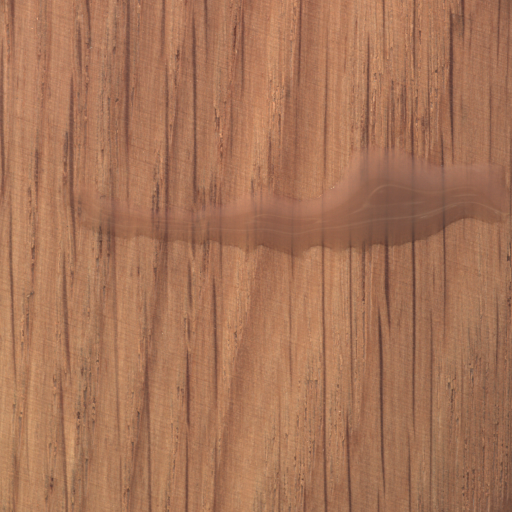
#> input picture Wood/001.png, 1024 x 1024 px, found by its file name (shown at 1/2 size); its folder holds only this picture in this run
$ jupyter execute tad-stuff.ipynb
#> lines starting #> are read from the running program, lines starting #| are printed output that depends on the picture; after the words box and inside, x2 and y2 are one past the last pixel; in counts of white or black regions, pixels touching at a corner belong together
## Tad

[cell 1]
import numpy as np
import matplotlib.pyplot as plt
import os
from skimage.io import imread
from skimage.color import rgb2gray
from skimage.transform import resize
from skimage.morphology import opening, closing, remove_small_objects
from skimage.filters import threshold_otsu
from scipy import ndimage as ndi

def segment_wood(image_path, target_size=(512, 512)):
#> called with image_path = 'wood/001.png', target_size = (512, 512)
    image = imread(image_path)
#> image is the input picture: shape (1024, 1024, 3); mean R, G, B 166.8, 116.4, 87.6

    if image.ndim == 3:
        image_gray = rgb2gray(image)
    else:
        image_gray = image.astype(float) / 255.0

    # Resize
    image_small = resize(image,
                         (target_size[0], target_size[1], image.shape[2])
                         if image.ndim == 3 else target_size,
                         anti_aliasing=True)
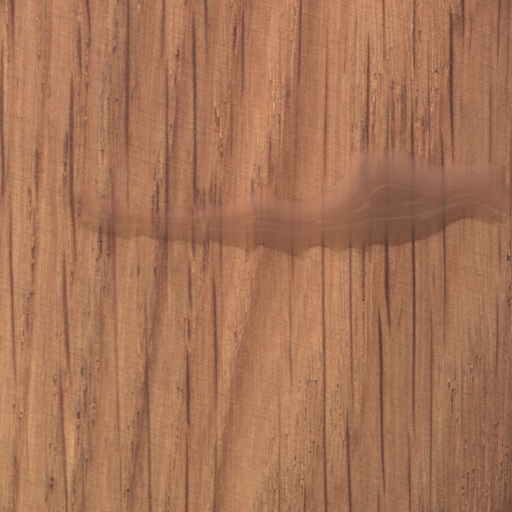
#> image_small: shape (512, 512, 3) float64; mean R, G, B 0.654, 0.457, 0.344
    image_gray = resize(image_gray, target_size, anti_aliasing=True)
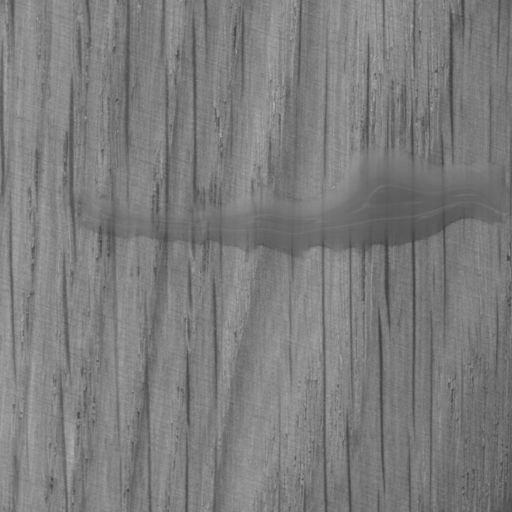
#> image_gray: shape (512, 512) float64; min 0.241, max 0.684, mean 0.49

    # --- Step 1: Vertical grain suppression ---
    vertical_kernel = np.ones((21, 1))
    grain_estimate = opening(image_gray, vertical_kernel)
    grain_estimate = closing(grain_estimate, vertical_kernel)
    residual = np.abs(image_gray - grain_estimate)
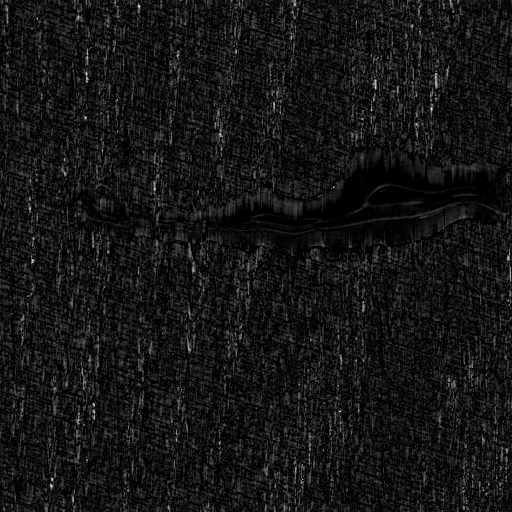
#> residual: shape (512, 512) float64; min 0, max 0.22, mean 0.0186; drawn with min black and max white

    # --- Step 2: Otsu on residual ---
    thresh = threshold_otsu(residual)
#> thresh = 0.0236
    binary = residual > thresh
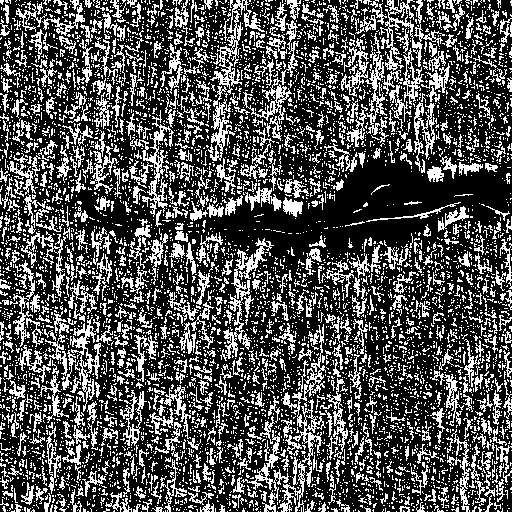
#> binary: shape (512, 512) bool; 31.8% white in thin lines or dots

    # --- Step 3: Clean up with morphology ---
    # Fill small holes
    binary = ndi.binary_fill_holes(binary)
#> binary: shape (512, 512) bool; 33% white in thin lines or dots
    # Remove small spurious objects
    binary = remove_small_objects(binary, min_size=200)
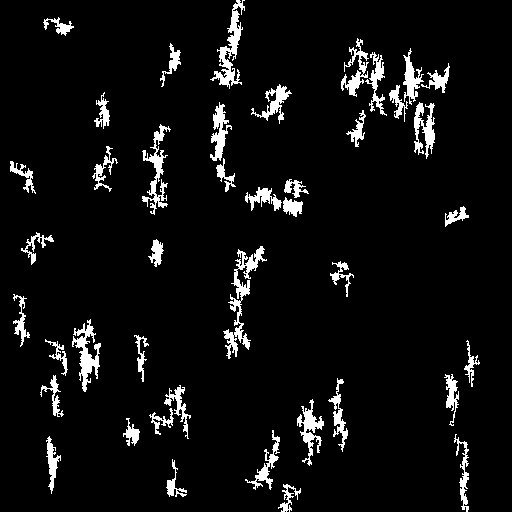
#> binary: shape (512, 512) bool; 6% white; 42 white regions, largest, box (x1, y1, x2, y2) and area: (223, 246, 267, 359) 1141, (210, 0, 245, 89) 937, (72, 319, 101, 392) 805

    return image_small, image_gray, residual, binary

def process_folder(input_folder, output_folder):
    os.makedirs(output_folder, exist_ok=True)

    valid_extensions = ('.png', '.jpg', '.jpeg', '.bmp', '.tif', '.tiff')
    image_files = [
        f for f in os.listdir(input_folder)
        if f.lower().endswith(valid_extensions)
    ]

    print(f"Found {len(image_files)} images")

    for i, filename in enumerate(image_files):
        print(f"Processing {filename} ({i+1}/{len(image_files)})...", end=' ')

        image_path = os.path.join(input_folder, filename)

        try:
            image, image_gray, residual, binary = segment_wood(image_path)

            fig, axes = plt.subplots(1, 4, figsize=(20, 5))

            axes[0].imshow(image_gray, cmap='gray')
            axes[0].set_title('Grayscale')
            axes[0].axis('off')

            axes[1].imshow(residual, cmap='gray')
            axes[1].set_title('After Grain Suppression')
            axes[1].axis('off')

            axes[2].imshow(binary, cmap='gray')
            axes[2].set_title('Otsu Threshold')
            axes[2].axis('off')

            axes[3].imshow(image_gray, cmap='gray')
            axes[3].contour(binary, [0.5], colors='r', linewidths=1.5)
            axes[3].set_title('Defects Overlaid')
            axes[3].axis('off')

            plt.suptitle(filename, fontsize=12)
            plt.tight_layout()

            output_name = os.path.splitext(filename)[0] + '_segmented.png'
            output_path = os.path.join(output_folder, output_name)
            plt.savefig(output_path, dpi=150, bbox_inches='tight')
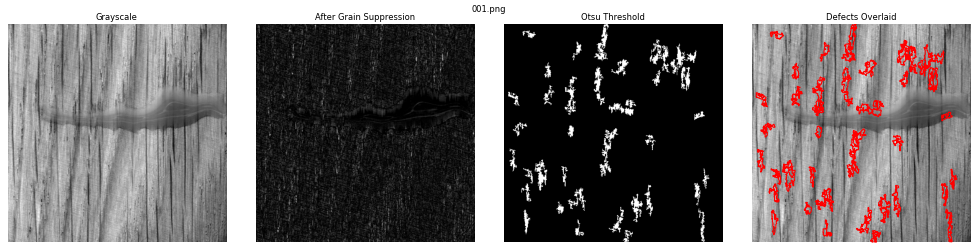
#> figure drawn by matplotlib, 4 panels
            plt.close()

            print(f"done -> {output_name}")

        except Exception as e:
            print(f"ERROR: {e}")
            plt.close()

input_folder  = 'wood'
output_folder = 'Tad_Output'
process_folder(input_folder, output_folder)

## Nelson

[cell 2]
import glob
from skimage.io import imread
from skimage.color import rgb2gray, rgba2rgb
from skimage.morphology import *
import numpy as np
import matplotlib.pyplot as plt
from PIL import Image, ImageEnhance, ImageFilter
from skimage.filters import threshold_otsu, threshold_local, threshold_sauvola, sobel
import cv2
from skimage.feature import canny
from skimage.segmentation import felzenszwalb, slic, quickshift, watershed

[cell 3]
SE = footprint_rectangle((10, 50))

path = "wood/*.png"
images = [cv2.imread(file, cv2.IMREAD_GRAYSCALE) for file in glob.glob(path)]
#> images = 1 item
clahe = cv2.createCLAHE(clipLimit=2.0, tileGridSize=(8, 8))


for i, img in enumerate(images):
    equalized = clahe.apply(img)

    threshold_result = equalized > threshold_otsu(equalized)

    grain_removal = closing(threshold_result, SE)
    grain_removal = opening(grain_removal, SE)

    plt.figure()
    plt.imshow(img, cmap="gray")
    plt.contour(grain_removal, [0.5], colors='r', linewidths=1.5)
    plt.axis("off")
    plt.savefig(f"Nelson's_Output/output_{i:03d}.png", dpi=150, bbox_inches="tight")
    plt.close()  # important — frees memory between iterations
#> this loop made 1 pass
#> pass 1, `equalized = clahe.apply(img)`:
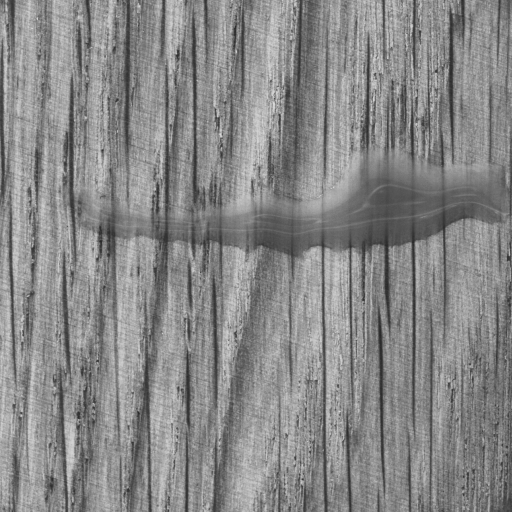
#> equalized: shape (1024, 1024) (shown at 1/2 size); min 36, max 229, mean 135.5
#> pass 1, `threshold_result = equalized > threshold_otsu(equalized)`:
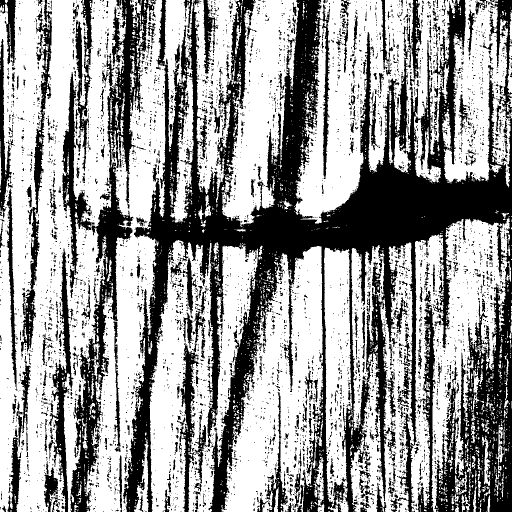
#> threshold_result: shape (1024, 1024) bool (shown at 1/2 size); 61.1% white; 5339 black regions (4786 under 20 px), largest, box (x1, y1, x2, y2) and area: (246, 0, 1024, 1024) 258761, (140, 0, 313, 1024) 34631, (42, 0, 104, 705) 8464
#> pass 1, `grain_removal = opening(grain_removal, SE)`:
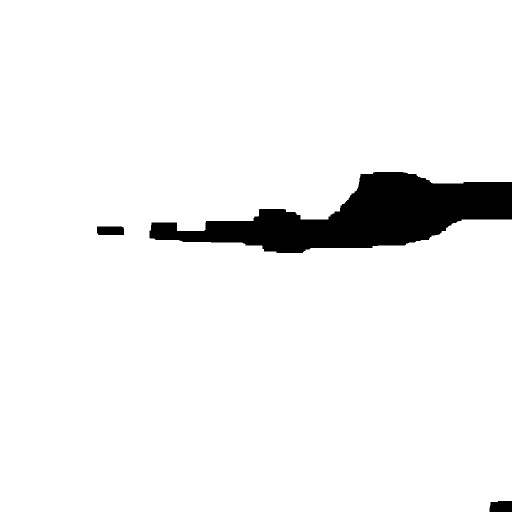
#> grain_removal: shape (1024, 1024) bool (shown at 1/2 size); 94.4% white; 3 black regions, box (x1, y1, x2, y2) and area: (299, 344, 1024, 506) 56885, (979, 1002, 1024, 1024) 938, (194, 453, 248, 470) 904
#> pass 1, `plt.savefig(f"Nelson's_Output/output_{i:03d}.png", dpi=150, bbox_inche..`:
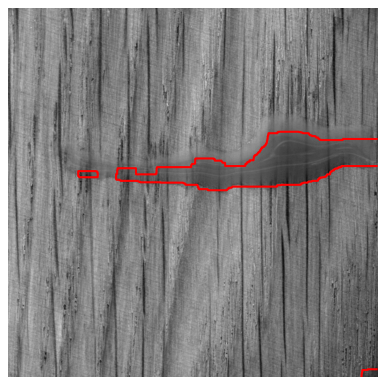
#> figure drawn by matplotlib, 1 panel

$ run again, on Wood/005.png
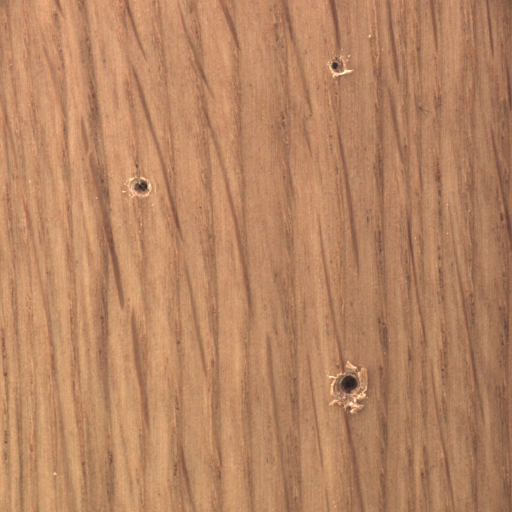
#> input picture Wood/005.png, 1024 x 1024 px, found by its file name (shown at 1/2 size)
#> in segment_wood, image is the input picture: shape (1024, 1024, 3); mean R, G, B 183.5, 133.2, 98.8
#> thresh = 0.0328
#> in segment_wood, `binary = residual > thresh`:
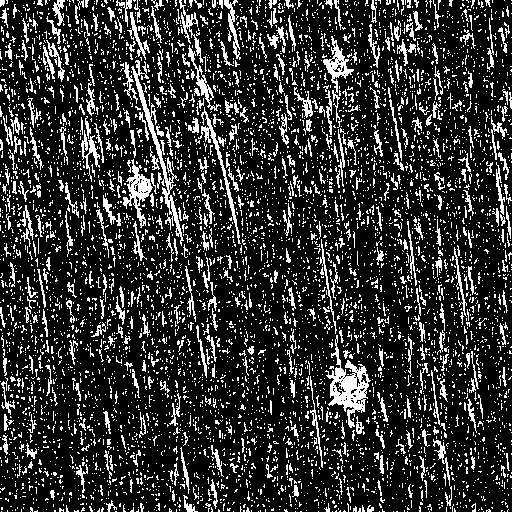
#> binary: shape (512, 512) bool; 19.5% white in thin lines or dots
#> images = 1 item
#> the loop `for i, img in enumerate(images):` made 1 pass
#> pass 1, `plt.savefig(f"Nelson's_Output/output_{i:03d}.png", dpi=150, bbox_inche..`:
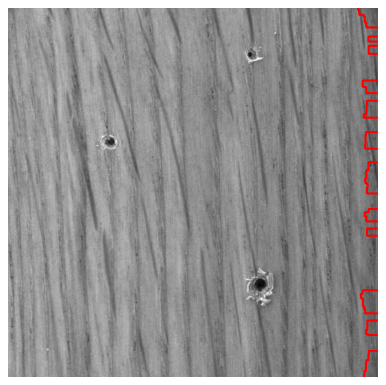
#> figure drawn by matplotlib, 1 panel

$ run again, on Wood/007.png
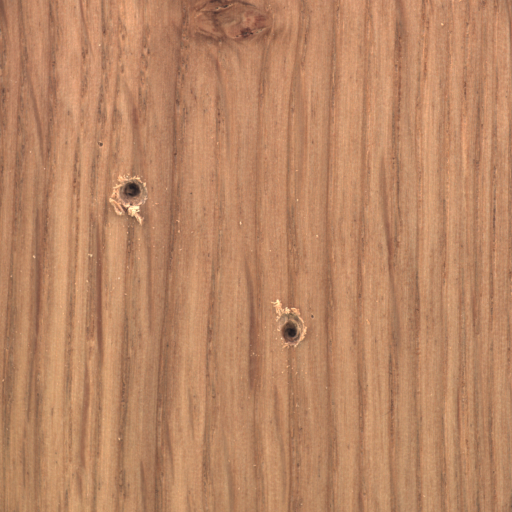
#> input picture Wood/007.png, 1024 x 1024 px, found by its file name (shown at 1/2 size)
#> in segment_wood, image is the input picture: shape (1024, 1024, 3); mean R, G, B 186.2, 134.6, 100.5
#> thresh = 0.0323
#> images = 1 item
#> the loop `for i, img in enumerate(images):` made 1 pass
#> pass 1, `plt.savefig(f"Nelson's_Output/output_{i:03d}.png", dpi=150, bbox_inche..`:
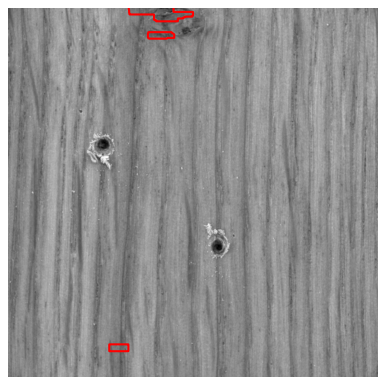
#> figure drawn by matplotlib, 1 panel
